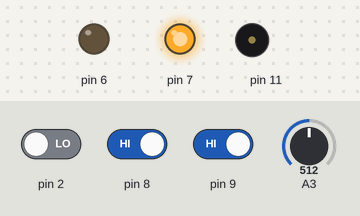
The sketch below on a simulated Arduino Uno, built with avr-gcc and run on an emulated ATmega328P. Parts: output pins drawn as LEDs (lit = HIGH), buzzer (waves = sounding). The inputs (shaded band) are chosen by the test bench; at power-on: pin 8 HIGH, pin 9 HIGH, pin 2 LOW, A3 = 512.

Above: at 3.8 s.
3.9 s: pin 8 driven LOW
At 6.6 s:
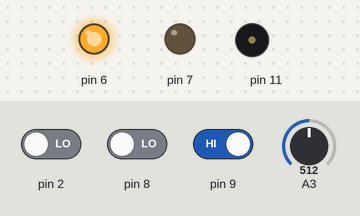
7.6 s: pin 9 driven LOW
At 8.65 s:
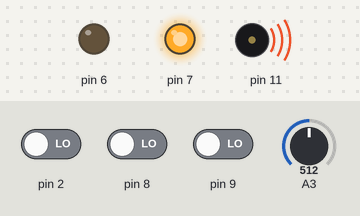
14.3 s: pin 2 driven HIGH
23.6 s: A3 set to 1010
27.1 s: A3 set to 986
At 29.3 s:
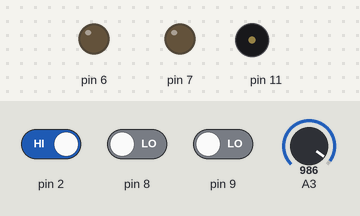
32.1 s: pin 2 driven LOW
At 34.75 s:
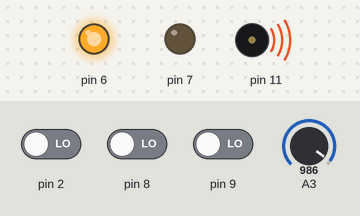
Timing chart, 0 to 36.6 s (numbered marks = the images above; inputs shaded):
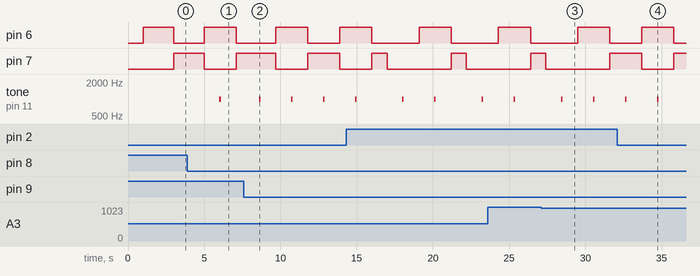

Measured:
- after the input at 3.9 s, tone on pin 11: silent → 1000 Hz after 2.1 s, → silent 0.10 s later
- after the input at 7.6 s, pin 6: LOW → HIGH after 2.1 s, → LOW 2.1 s later, → HIGH 2.1 s later; pin 7: HIGH → LOW after 2.1 s, → HIGH 2.1 s later, → LOW 2.1 s later; tone on pin 11: alternates 1000 Hz for 0.10 s and silent for 2.0 s, starting after 1.0 s
- after the input at 27.1 s, pin 6: LOW → HIGH after 2.4 s, → LOW 2.1 s later; tone on pin 11: alternates 1000 Hz for 0.10 s and silent for 2.0 s, starting after 1.3 s
- after the input at 32.1 s, pin 6: LOW → HIGH after 1.6 s instead of 2.6 s; pin 7: HIGH → LOW after 1.6 s instead of 0.50 s

The sketch:

Trafic_management.ino
```cpp
int del=1000;
void setup() {
  // put your setup code here, to run once:
  pinMode(7,OUTPUT);
  pinMode(9,INPUT);
pinMode(8,INPUT);
pinMode(11,OUTPUT);
pinMode(6,OUTPUT);
pinMode(2, INPUT);
pinMode(4,INPUT);
pinMode(A3,INPUT);
Serial.begin(9600);
}
void re1(){ //noTone(11);
 // digitalWrite(13,HIGH);
   delay(del);
  digitalWrite(6,HIGH);
  digitalWrite(7,LOW);
  while(digitalRead(8)==HIGH && digitalRead(9)==LOW){
    digitalWrite(6,HIGH);
  digitalWrite(7,LOW);
  }

  delay(del);

}
void re2(){//digitalWrite(13,HIGH);
//noTone(11);
  delay(del);
  digitalWrite(6,LOW);
  digitalWrite(7,HIGH);
   while(digitalRead(8)==LOW && digitalRead(9)==HIGH){
    digitalWrite(6,LOW);
  digitalWrite(7,HIGH);
  }
 delay(del);
}
bool ra=0;
void loop() {//digitalWrite(13,LOW);
int ra = analogRead(A3);
if(ra>1000){
  del=5000;
}
else
del=1000;
Serial.println("Rain Intensity: "+ ra);
if(digitalRead(2)==HIGH){
  digitalWrite(6,LOW);
  digitalWrite(7,LOW);
  delay(del);
}
if(digitalRead(9)==LOW){
  tone(11, del);
  delay(100);
  noTone(11);
 // delay(del00);
}
re1();
if(digitalRead(8)==LOW){
  tone(11, del);
  delay(100);
  noTone(11);
 // delay(del00);
}
re2();

//noTone(11);


}
```
